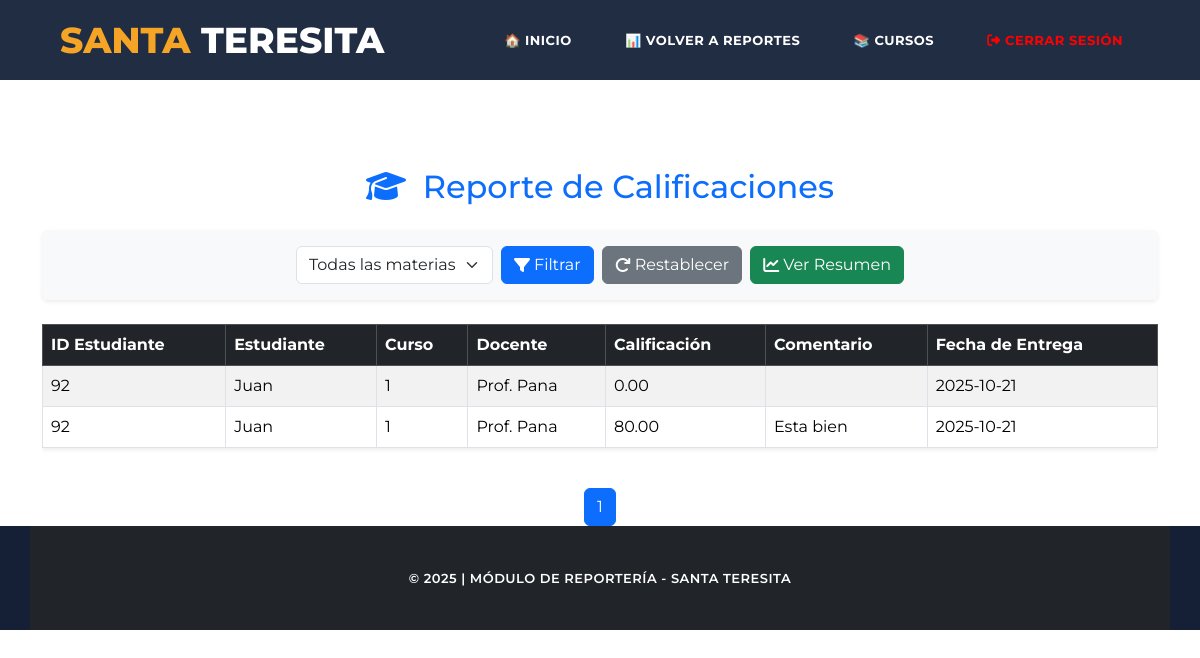
Screenshot of /view/Admin/Reporteria/Rendimiento/RendimientoController.php with the database file from the repository.
### tables this page shows
CREATE TABLE `usuario` (
  `Id_Usuario` int(11) NOT NULL AUTO_INCREMENT,
  `Nombre` varchar(100) NOT NULL,
  `Email` varchar(100) NOT NULL,
  `Contrasena` varchar(255) NOT NULL,
  `Rol` enum('Administrador','Docente','Estudiante','Padre') NOT NULL,
  `Estado` enum('Activo','Inactivo') DEFAULT 'Activo',
  `Telefono` varchar(20) DEFAULT NULL,
  PRIMARY KEY (`Id_Usuario`),
  UNIQUE KEY `Email` (`Email`)
);

CREATE TABLE `docente` (
  `Id_Docente` int(11) NOT NULL,
  `Especialidad` varchar(100) DEFAULT NULL,
  PRIMARY KEY (`Id_Docente`),
  CONSTRAINT `docente_ibfk_1` FOREIGN KEY (`Id_Docente`) REFERENCES `usuario` (`Id_Usuario`)
);

CREATE TABLE `entrega_tarea` (
  `Id_Entrega` int(11) NOT NULL AUTO_INCREMENT,
  `Id_Tarea` int(11) DEFAULT NULL,
  `Id_Estudiante` int(11) DEFAULT NULL,
  `Archivo_URL` varchar(255) DEFAULT NULL,
  `Fecha_Entrega` date DEFAULT NULL,
  `Calificacion` decimal(5,2) DEFAULT NULL,
  `Comentario` text DEFAULT NULL,
  PRIMARY KEY (`Id_Entrega`),
  KEY `Id_Tarea` (`Id_Tarea`),
  KEY `Id_Estudiante` (`Id_Estudiante`),
  CONSTRAINT `entrega_tarea_ibfk_1` FOREIGN KEY (`Id_Tarea`) REFERENCES `tarea` (`Id_Tarea`),
  CONSTRAINT `entrega_tarea_ibfk_2` FOREIGN KEY (`Id_Estudiante`) REFERENCES `estudiante` (`Id_Estudiante`)
);

### view/Admin/Reporteria/Rendimiento/RendimientoController.php (called while the page is built, shortened)
<?php
require_once "RendimientoModel.php";
class RendimientoController
{
    private $model;
    public function __construct()
    {
        $this->model = new RendimientoModel();
    }
    public function mostrarReporte($mensaje = null, $tipo = 'info')
    {
        $idCurso = isset($_GET['curso']) ? intval($_GET['curso']) : null;
        $pagina = isset($_GET['pagina']) ? intval($_GET['pagina']) : 1;
        $limite = 15;
        $reporte = [];
        $totalRegistros = 0;
        try {
            $resultado = $this->model->obtenerReporte($idCurso, $pagina, $limite);
            $reporte = $resultado['reporte'];
            $totalRegistros = $resultado['total'];
        } catch (Exception $e) {
            $mensaje = "❌ Error al cargar el reporte: " . $e->getMessage();
            $tipo = "danger";
        }
        include "ReporteCalificaciones.php";
    }
}
$controller = new RendimientoController();
$controller->mostrarReporte();

### view/Admin/Reporteria/Rendimiento/RendimientoModel.php (called while the page is built, shortened)
<?php
require_once "../../../../model/db.php";
class RendimientoModel
{
    private $pdo;
    public function __construct()
    {
        global $pdo;
        $this->pdo = $pdo;
    }
    public function obtenerReporte($idCurso = null, $pagina = 1, $limite = 15)
    {
        try {
            $sql = "CALL sp_ObtenerReporteCalificaciones(:idCurso, :pagina, :limite, @total)";
            $stmt = $this->pdo->prepare($sql);
            $stmt->bindParam(':idCurso', $idCurso, PDO::PARAM_INT);
            $stmt->bindParam(':pagina', $pagina, PDO::PARAM_INT);
            $stmt->bindParam(':limite', $limite, PDO::PARAM_INT);
            $stmt->execute();
            $reporte = $stmt->fetchAll(PDO::FETCH_ASSOC);
            $totalResult = $this->pdo->query("SELECT @total AS TotalRegistros")->fetch(PDO::FETCH_ASSOC);
            $totalRegistros = $totalResult['TotalRegistros'] ?? 0;
            return [
                'reporte' => $reporte ?: [],
                'total' => (int)$totalRegistros
            ];
        } catch (Exception $e) {
            throw new Exception("Error al obtener el reporte de calificaciones: " . $e->getMessage());
        }
    }
}

### view/Admin/Reporteria/Rendimiento/ReporteCalificaciones.php (the view, shortened to what this page needs)
<!DOCTYPE html>
<html lang="es">
<head>
    <link href="https://cdn.jsdelivr.net/npm/bootstrap@5.3.3/dist/css/bootstrap.min.css"
        rel="stylesheet"
>
    <link rel="stylesheet" href="https://cdnjs.cloudflare.com/ajax/libs/font-awesome/6.4.0/css/all.min.css">
    <link rel="stylesheet" href="../../../assets/css/templatemo-grad-school.css">
    <link rel="stylesheet" href="../../../assets/css/owl.css">
    <link rel="stylesheet" href="../../../assets/css/lightbox.css">
    <link rel="stylesheet" href="styles/Reporte-Rendimiento.css?v=2">
</head>
<body>
    <header class="main-header clearfix" role="header">
        <div class="logo">
            <a href="#"><em>Santa</em> Teresita</a>
        </div>
        <nav id="menu" class="main-nav" role="navigation">
            <ul class="main-menu">
                <li><a href="/Aula-Virtual-Santa-Teresita/view/Home/Home.php">🏠 Inicio</a></li>
                <li><a href="/Aula-Virtual-Santa-Teresita/view/Admin/Reporteria/HomeReportes.php">📊 Volver a Reportes</a></li>
                <li><a href="/Aula-Virtual-Santa-Teresita/view/Cursos/CrearCurso.php">📚 Cursos</a></li>
                <li>
                    <a href="/Aula-Virtual-Santa-Teresita/view/Login/Logout.php" style="color:red;">
                        <i class="fas fa-sign-out-alt"></i> Cerrar sesión
                    </a>
                </li>
            </ul>
        </nav>
    </header>
    <section class="section" role="main" style="padding-top: 120px;">
        <div class="container mt-5">
            <h2 class="text-center mb-4 text-primary">
                <i class="fa-solid fa-graduation-cap me-2"></i> Reporte de Calificaciones
            </h2>
            <form method="GET" action="RendimientoController.php"
                class="d-flex justify-content-center align-items-center flex-wrap mb-4 p-3 rounded bg-light shadow-sm gap-fix">
                <select name="curso" class="form-select w-auto">
                    <option value="">Todas las materias</option>
                </select>
                <button type="submit" class="btn btn-primary d-inline-flex align-items-center ms-2">
                    <i class="fa-solid fa-filter me-1"></i> Filtrar
                </button>
                <a href="RendimientoController.php" class="btn btn-secondary d-inline-flex align-items-center ms-2">
                    <i class="fa-solid fa-rotate-right me-1"></i> Restablecer
                </a>
                <a href="RendimientoController.php?verResumen=1" class="btn btn-success d-inline-flex align-items-center ms-2">
                    <i class="fa-solid fa-chart-line me-1"></i> Ver Resumen
                </a>
            </form>
            <div class="table-responsive">
                <table class="table table-bordered table-striped shadow-sm">
                    <thead class="table-dark">
                        <tr>
                            <th>ID Estudiante</th>
                            <th>Estudiante</th>
                            <th>Curso</th>
                            <th>Docente</th>
                            <th>Calificación</th>
                            <th>Comentario</th>
                            <th>Fecha de Entrega</th>
                        </tr>
                    </thead>
                    <tbody>
                        <?php if (!empty($reporte)): ?>
                            <?php foreach ($reporte as $fila): ?>
                                <tr>
                                    <td><?= htmlspecialchars($fila['IdEstudiante']) ?></td>
                                    <td><?= htmlspecialchars($fila['Estudiante']) ?></td>
                                    <td><?= htmlspecialchars($fila['Curso']) ?></td>
                                    <td><?= htmlspecialchars($fila['Docente']) ?></td>
                                    <td><?= htmlspecialchars(number_format($fila['Calificacion'], 2)) ?></td>
                                    <td><?= htmlspecialchars($fila['Comentario']) ?></td>
                                    <td><?= htmlspecialchars($fila['Fecha_Entrega']) ?></td>
                                </tr>
                            <?php endforeach; ?>
                        <?php else: ?>
                            <tr>
                                <td colspan="7" class="text-center text-muted">No hay registros disponibles</td>
                            </tr>
                        <?php endif; ?>
                    </tbody>
                </table>
            </div>
            <nav class="mt-4">
                <ul class="pagination justify-content-center">
                    <?php
                    $paginaActual = isset($_GET['pagina']) ? intval($_GET['pagina']) : 1;
                    $totalPaginas = ($totalRegistros < 15) ? 1 : ceil($totalRegistros / 15);
                    for ($i = 1; $i <= $totalPaginas; $i++):
                    ?>
                        <li class="page-item <?= ($i == $paginaActual) ? 'active' : '' ?>">
                            <a class="page-link"
                                href="RendimientoController.php?pagina=<?= $i ?><?= isset($_GET['curso']) ? '&curso=' . $_GET['curso'] : '' ?>">
                                <?= $i ?>
                            </a>
                        </li>
                    <?php endfor; ?>
                </ul>
            </nav>
        </div>
    </section>
    <footer>
        <div class="container">
            <div class="row">
                <div class="col-md-12 text-center text-white py-3 bg-dark">
                    <p>© 2025 | Módulo de Reportería - Santa Teresita</p>
                </div>
            </div>
        </div>
    </footer>
</body>
</html>

### view/assets/css/templatemo-grad-school.css (style rules this page uses)
body { font-family: 'Montserrat', sans-serif; }
a { color: #3CF; text-decoration: none; }
ul { padding: 0px; margin: 0px; list-style: none; }
p { font-size: 13px; line-height: 22px; }
.main-header { background-color: rgba(22,34,57,0.95); height: 80px; position: fixed; z-index: 12; width: 100%; top: 0; }
.main-header .logo { float: left; line-height: 80px; padding-left: 60px; }
.main-header .logo a { font-size: 36px; text-transform: uppercase; font-weight: 800; color: #fff; }
.main-header .logo a em { font-style: normal; color: #f5a425; }
.main-menu { float: right; padding-right: 60px; }
.main-menu li { display: inline-block; line-height: 79px; margin-left: 15px; position: relative; }
.main-menu li:first-child { margin-left: 0px; }
.main-menu li a { padding: 10px 15px; font-size: 13px; text-transform: uppercase; letter-spacing: 0.5px; font-weight: 700; color: #fff; border: 2px solid transparent; transition: all 0.5s; }
footer { background-color: #152036; text-align: center; }
footer p { margin-bottom: 0px; padding: 25px 0px; color: #fff; font-size: 13px; text-transform: uppercase; font-weight: 600; letter-spacing: 0.5px; }

### rows the page displays
usuario: Id_Usuario "92", Nombre "Juan", docente.Especialidad "1", Docente "Prof. Pana", entrega_tarea.Calificacion "0.00", entrega_tarea.Fecha_Entrega "2025-10-21", entrega_tarea.Calificacion "80.00", entrega_tarea.Comentario "Esta bien"
